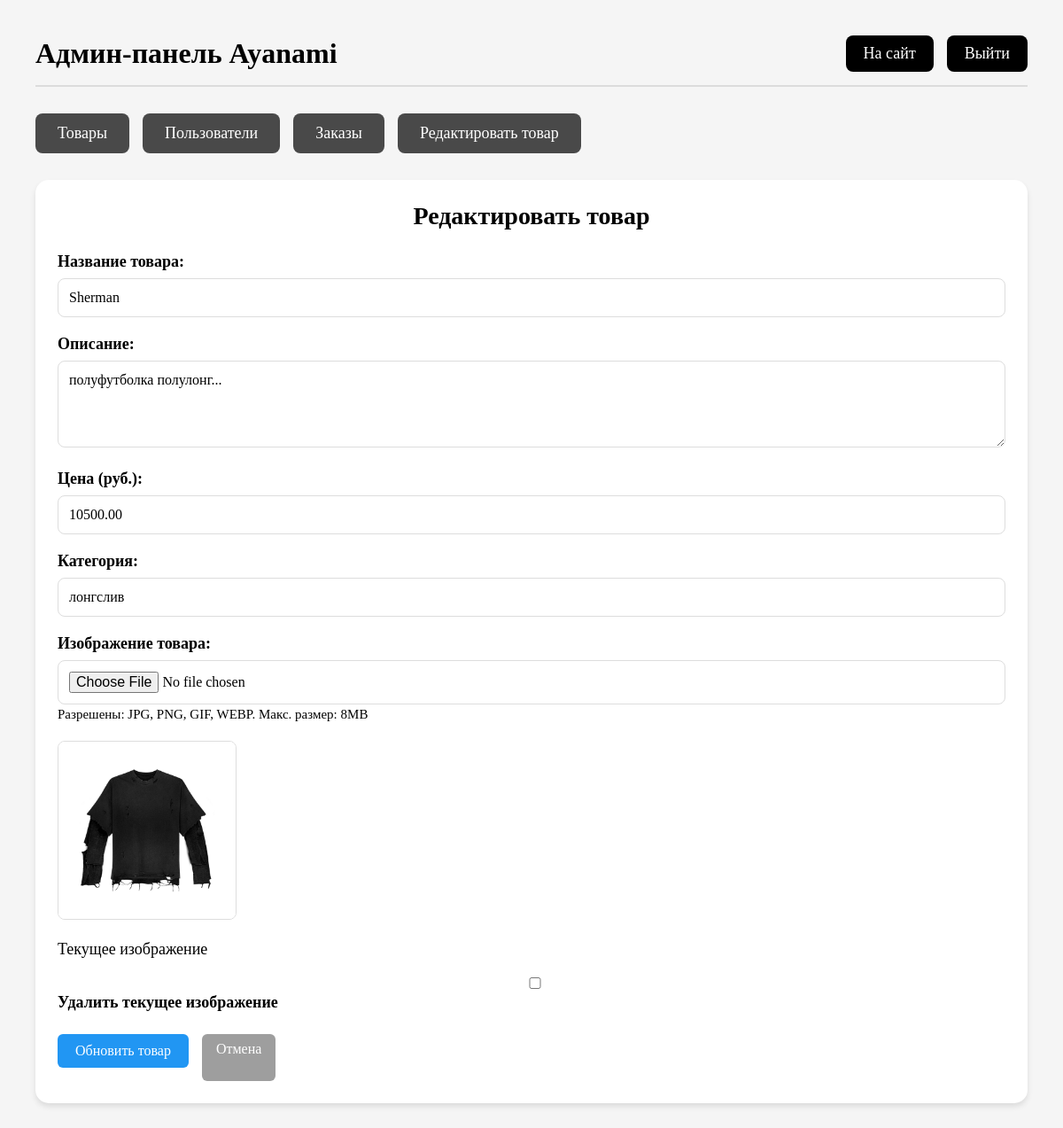
The app's page /admin/admin.php?action=edit_product&id=9 (signed in) with its own data.
### tables this page shows
CREATE TABLE `products` (
  `id` int NOT NULL,
  `name` varchar(255) NOT NULL,
  `description` text,
  `price` decimal(10,2) NOT NULL,
  `image` varchar(255) DEFAULT NULL,
  `category` varchar(100) DEFAULT NULL,
  `created_at` datetime DEFAULT CURRENT_TIMESTAMP
);

### public/admin/admin.php (the view, shortened to what this page needs)
<?php
require_once '../config.php';
$action = $_GET['action'] ?? '';
$product_id = $_GET['id'] ?? 0;
$editProduct = null;
if ($action === 'edit_product' && $product_id > 0) {
    $stmt = $pdo->prepare("SELECT * FROM products WHERE id = ?");
    $stmt->execute([$product_id]);
    $editProduct = $stmt->fetch(PDO::FETCH_ASSOC);
}
?>
<!DOCTYPE html>
<html lang="ru">
<head>
    <link rel="stylesheet" href="admin.css">
</head>
<body>
    <div class="admin-container">
        <div class="admin-header">
            <h1>Админ-панель Ayanami</h1>
            <div class="admin-header-links">
                <a href="../index.php">На сайт</a>
                <a href="../logout.php">Выйти</a>
            </div>
        </div>
        <div class="admin-nav">
            <a href="#" onclick="showTab('products')">Товары</a>
            <a href="#" onclick="showTab('users')">Пользователи</a>
            <a href="#" onclick="showTab('orders')">Заказы</a>
            <a href="#" onclick="showTab('add-product')"><?= $editProduct ? 'Редактировать товар' : 'Добавить товар' ?></a>
        </div>
        <div id="add-product" class="tab-content <?= ($action === 'edit_product' || $action === 'add_product') ? 'active' : '' ?>">
            <div class="admin-section">
                <h2><?= $editProduct ? 'Редактировать товар' : 'Добавить новый товар' ?></h2>
                <form method="POST" enctype="multipart/form-data" onsubmit="return validateForm()">
                    <div class="form-group">
                        <label for="name">Название товара:</label>
                        <input type="text" id="name" name="name" value="<?= htmlspecialchars($editProduct['name'] ?? '') ?>" required>
                    </div>
                    <div class="form-group">
                        <label for="description">Описание:</label>
                        <textarea id="description" name="description" rows="4"><?= htmlspecialchars($editProduct['description'] ?? '') ?></textarea>
                    </div>
                    <div class="form-group">
                        <label for="price">Цена (руб.):</label>
                        <input type="number" id="price" name="price" step="0.01" min="0" value="<?= $editProduct['price'] ?? '' ?>" required>
                    </div>
                    <div class="form-group">
                        <label for="category">Категория:</label>
                        <input type="text" id="category" name="category" value="<?= htmlspecialchars($editProduct['category'] ?? '') ?>">
                    </div>
                    <div class="form-group">
                        <label for="image">Изображение товара:</label>
                        <input type="file" id="image" name="image" accept="image/jpeg,image/png,image/gif,image/webp">
                        <small>Разрешены: JPG, PNG, GIF, WEBP. Макс. размер: 8MB</small>
                        <?php if ($editProduct && $editProduct['image']): ?>
                            <div class="image-preview">
                                <img src="../<?= htmlspecialchars($editProduct['image']) ?>" alt="Текущее изображение" style="max-width: 200px; margin-top: 10px;">
                                <p>Текущее изображение</p>
                                <label>
                                    <p><input type="checkbox" name="remove_image" value="1" width="10px" style="text-align: left;">Удалить текущее изображение</p>
                                </label>
                            </div>
                        <?php endif; ?>
                    </div>
                    <div class="form-actions">
                        <button type="submit" class="btn btn-add"><?= $editProduct ? 'Обновить товар' : 'Добавить товар' ?></button>
                        <a href="admin.php" class="btn btn-cancel">Отмена</a>
                    </div>
                </form>
            </div>
        </div>
    </div>
</body>
</html>

### public/admin/admin.css (style rules this page uses)
html { height: 100%; scroll-behavior: smooth; background-color: white; }
body { font-family: 'Helmswald'; font-weight: 400; font-size: 18px; margin: 0; padding: 20px; background-color: #f5f5f5; color: black; }
.admin-container { max-width: 1400px; margin: 0 auto; padding: 20px; }
.admin-header { display: flex; justify-content: space-between; align-items: center; margin-bottom: 30px; padding-bottom: 15px; border-bottom: 2px solid rgba(0, 0, 0, 0.1); }
.admin-header h1 { margin: 0; font-size: 32px; color: black; }
.admin-header-links { display: flex; gap: 15px; }
.admin-header-links a { padding: 10px 20px; background: black; color: white; text-decoration: none; border-radius: 8px; transition: background-color 0.3s; }
.admin-nav { display: flex; gap: 15px; margin-bottom: 30px; flex-wrap: wrap; }
.admin-nav a { padding: 12px 25px; background: rgba(0, 0, 0, 0.7); color: white; text-decoration: none; border-radius: 8px; transition: all 0.3s; }
.admin-section { background: white; padding: 25px; border-radius: 15px; margin-bottom: 30px; box-shadow: 0 4px 6px rgba(0, 0, 0, 0.1); }
.admin-section h2 { color: black; text-align: center; font-size: 28px; margin-top: 0; margin-bottom: 25px; }
.btn { padding: 8px 16px; border: none; border-radius: 6px; cursor: pointer; text-decoration: none; display: inline-block; font-family: 'Helmswald'; font-size: 16px; transition: all 0.3s; }
.btn-add { background: #2196F3; color: white; margin-bottom: 15px; padding: 10px 20px; }
.btn-cancel { background: #9e9e9e; color: white; }
.form-group { margin-bottom: 20px; }
.form-group label { display: block; margin-bottom: 8px; font-weight: bold; color: black; }
.form-group input, .form-group textarea, .form-group select { width: 100%; padding: 12px; border: 1px solid #ddd; border-radius: 8px; font-family: 'Helmswald'; font-size: 16px; box-sizing: border-box; }
.form-actions { margin-top: 25px; display: flex; gap: 15px; }
.tab-content { display: none; }
.tab-content.active { display: block; animation: fadeIn 0.3s ease-in; }
.image-preview { margin-top: 10px; }
.image-preview img { max-width: 200px; height: auto; border-radius: 8px; border: 1px solid #ddd; }

### records on screen
products: name "Sherman", description "полуфутболка полулонг...", price "10500.00", category "лонгслив", image (picture)
